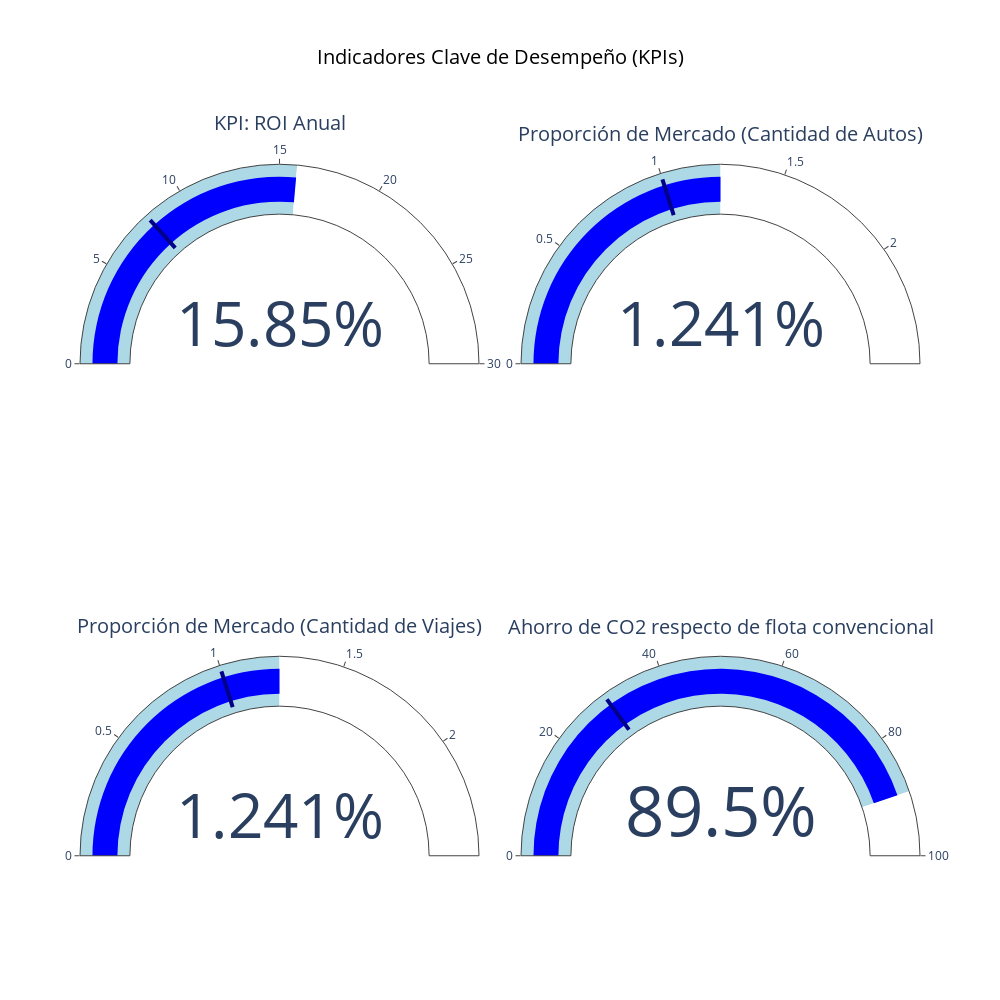

Notebook code for this chart:
### Code cell
from plotly.subplots import make_subplots
import plotly.graph_objects as go

# Crear subplots (2 filas, 2 columnas)
fig = make_subplots(
    rows=2, cols=2, 
    # subplot_titles=[
    #     "KPI: ROI Anual", 
    #     "Proporción por Cantidad de Autos", 
    #     "Proporción por Cantidad de Viajes", 
    #     "Ahorro de CO2"
    # ],
    specs=[[{"type": "indicator"}, {"type": "indicator"}],
           [{"type": "indicator"}, {"type": "indicator"}]]
    ,
    horizontal_spacing=0.05,  # Mayor espacio horizontal entre gráficos
    vertical_spacing=0.2     # Mayor espacio vertical entre gráficos
)

# KPI: ROI Anual
valor_actual = best_roi  # Valor actual del KPI
rango_max = 30
threshold_value = 8

fig.add_trace(
    go.Indicator(
        mode="gauge+number",
        value=valor_actual,
        gauge={
            'axis': {'range': [0, rango_max]},
            'bar': {'color': "blue"},
            'steps': [
                {'range': [0, valor_actual], 'color': "lightblue"},
                {'range': [valor_actual, rango_max], 'color': "white"}
            ],
            'threshold': {
                'line': {'color': "darkblue", 'width': 4},
                'thickness': 0.75,
                'value': threshold_value
            }
        },
        number={'suffix': "%"},
        title={'text': "KPI: ROI Anual"}
    ),
    row=1, col=1
)

# KPI: Proporción por cantidad de autos
valor_actual = (cantidad_conv + cantidad_ve) / unique_vehicles * 100
rango_max = valor_actual * 2
threshold_value = 1

fig.add_trace(
    go.Indicator(
        mode="gauge+number",
        value=valor_actual,
        gauge={
            'axis': {'range': [0, rango_max]},
            'bar': {'color': "blue"},
            'steps': [
                {'range': [0, valor_actual], 'color': "lightblue"},
                {'range': [valor_actual, rango_max], 'color': "white"}
            ],
            'threshold': {
                'line': {'color': "darkblue", 'width': 4},
                'thickness': 0.75,
                'value': threshold_value
            }
        },
        number={'suffix': "%"},
        title={'text': "Proporción de Mercado (Cantidad de Autos)"}
    ),
    row=1, col=2
)

# KPI: Proporción por cantidad de viajes
valor_actual = (cantidad_conv + cantidad_ve) * avg_trips_per_vehicle / total_trips * 100
rango_max = valor_actual * 2
threshold_value = 1

fig.add_trace(
    go.Indicator(
        mode="gauge+number",
        value=valor_actual,
        gauge={
            'axis': {'range': [0, rango_max]},
            'bar': {'color': "blue"},
            'steps': [
                {'range': [0, valor_actual], 'color': "lightblue"},
                {'range': [valor_actual, rango_max], 'color': "white"}
            ],
            'threshold': {
                'line': {'color': "darkblue", 'width': 4},
                'thickness': 0.75,
                'value': threshold_value
            }
        },
        number={'suffix': "%"},
        title={'text': "Proporción de Mercado (Cantidad de Viajes)"}
    ),
    row=2, col=1
)

# KPI: Ahorro de CO2
valor_actual = ahorro_CO2
rango_max = 100
threshold_value = 30

fig.add_trace(
    go.Indicator(
        mode="gauge+number",
        value=valor_actual,
        gauge={
            'axis': {'range': [0, rango_max]},
            'bar': {'color': "blue"},
            'steps': [
                {'range': [0, valor_actual], 'color': "lightblue"},
                {'range': [valor_actual, rango_max], 'color': "white"}
            ],
            'threshold': {
                'line': {'color': "darkblue", 'width': 4},
                'thickness': 0.75,
                'value': threshold_value
            }
        },
        number={'suffix': "%"},
        title={'text': "Ahorro de CO2 respecto de flota convencional"}
    ),
    row=2, col=2
)

# Actualizar el diseño
fig.update_layout(
    height=1000,  # Aumentar la altura total del gráfico
    width=1000,    # Mantener el ancho del gráfico
    title={
        'text': "Indicadores Clave de Desempeño (KPIs)",  # Título del gráfico
        'x': 0.5,  # Centrar el título (0.0 = izquierda, 0.5 = centro, 1.0 = derecha)
        'xanchor': 'center',  # Asegurar que el anclaje también esté centrado
        'yanchor': 'top',     # Anclaje vertical
        'font': {
            'size': 20,       # Tamaño de la fuente
            'color': 'black'  # Color del texto
        }
    }
)


# Mostrar el gráfico
fig.show()

### Figure 1 — Plotly figure (JSON) as saved in the notebook; plotly's stock layout.template omitted (floating-point values rounded to 4 significant figures)
{"data": [{"domain": {"x": [0, 0.475], "y": [0.6, 1]}, "gauge": {"axis": {"range": [0, 30]}, "bar": {"color": "blue"}, "steps": [{"color": "lightblue", "range": [0, 15.85]}, {"color": "white", "range": [15.85, 30]}], "threshold": {"line": {"color": "darkblue", "width": 4}, "thickness": 0.75, "value": 8}}, "mode": "gauge+number", "number": {"suffix": "%"}, "title": {"text": "KPI: ROI Anual"}, "type": "indicator", "value": 15.85}, {"domain": {"x": [0.525, 1], "y": [0.6, 1]}, "gauge": {"axis": {"range": [0, 2.482]}, "bar": {"color": "blue"}, "steps": [{"color": "lightblue", "range": [0, 1.241]}, {"color": "white", "range": [1.241, 2.482]}], "threshold": {"line": {"color": "darkblue", "width": 4}, "thickness": 0.75, "value": 1}}, "mode": "gauge+number", "number": {"suffix": "%"}, "title": {"text": "Proporción de Mercado (Cantidad de Autos)"}, "type": "indicator", "value": 1.241}, {"domain": {"x": [0, 0.475], "y": [0, 0.4]}, "gauge": {"axis": {"range": [0, 2.482]}, "bar": {"color": "blue"}, "steps": [{"color": "lightblue", "range": [0, 1.241]}, {"color": "white", "range": [1.241, 2.482]}], "threshold": {"line": {"color": "darkblue", "width": 4}, "thickness": 0.75, "value": 1}}, "mode": "gauge+number", "number": {"suffix": "%"}, "title": {"text": "Proporción de Mercado (Cantidad de Viajes)"}, "type": "indicator", "value": 1.241}, {"domain": {"x": [0.525, 1], "y": [0, 0.4]}, "gauge": {"axis": {"range": [0, 100]}, "bar": {"color": "blue"}, "steps": [{"color": "lightblue", "range": [0, 89.5]}, {"color": "white", "range": [89.5, 100]}], "threshold": {"line": {"color": "darkblue", "width": 4}, "thickness": 0.75, "value": 30}}, "mode": "gauge+number", "number": {"suffix": "%"}, "title": {"text": "Ahorro de CO2 respecto de flota convencional"}, "type": "indicator", "value": 89.5}], "layout": {"height": 1000, "title": {"font": {"color": "black", "size": 20}, "text": "Indicadores Clave de Desempeño (KPIs)", "x": 0.5, "xanchor": "center", "yanchor": "top"}, "width": 1000}}
